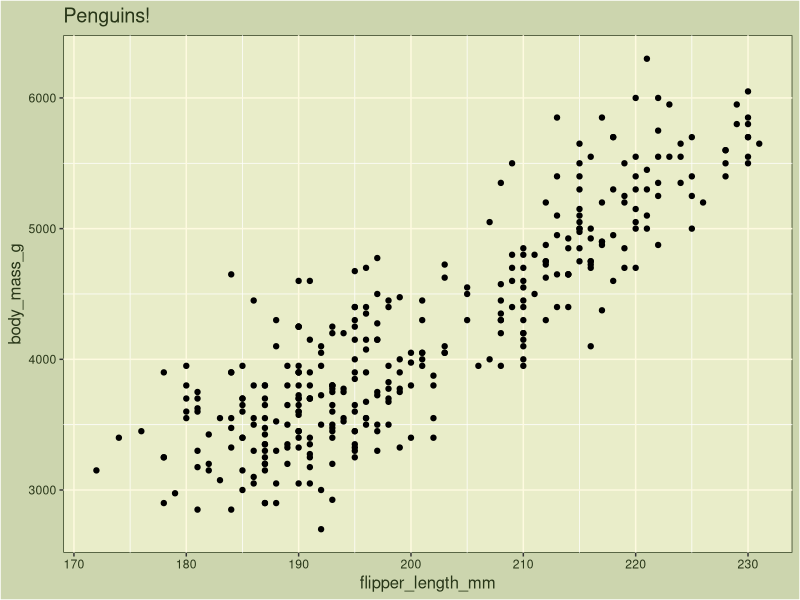

Reproduce this figure in R.
## ---- chunk 1
library(tidyverse)
library(palmerpenguins)
## ---- chunk 2
ggplot(data = penguins, aes(x = flipper_length_mm, y = body_mass_g)) +
  geom_point() +
  labs(title = "Penguins!") +
  theme(title = element_text(size = 12, color = "#283618"),
        plot.background = element_rect(fill = "#ccd5ae"),
        panel.background = element_rect(color = "#283618", fill = "#e9edc9"),
        axis.text = element_text(color = "#283618"),
        panel.grid.major = element_line(color = "#fefae0"))
